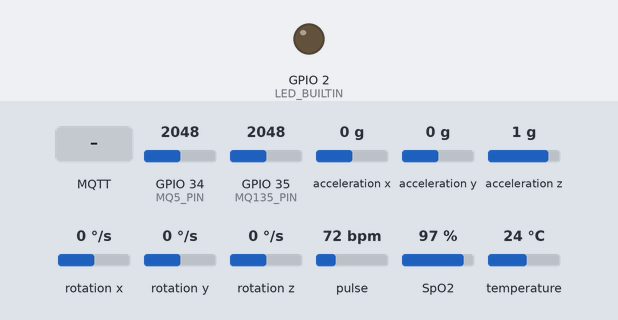
A sketch run on a simulated ESP32. Parts: output pins drawn as LEDs (lit = HIGH). The inputs (shaded band) are chosen by the test bench; at power-on: GPIO 34 (MQ5_PIN) = 2048, GPIO 35 (MQ135_PIN) = 2048, acceleration x 0 g, acceleration y 0 g, acceleration z 1 g, rotation x 0 °/s, rotation y 0 °/s, rotation z 0 °/s, pulse 72 bpm, SpO2 97 %, temperature 24 °C. WiFi joins after 1.5 s; servers stay silent unless stated; the local clock reads 2024-03-15 10:24:30 at power-on unless the sketch sets it; no MQTT or app messages arrive unless stated; what the sketch prints to the serial monitor is not drawn.

Above: at 16.9 s.
17.0 s: MQTT message "restart" arrives on the first subscribed topic
At 21.51 s:
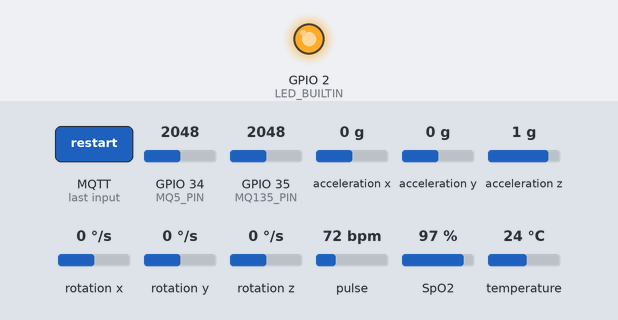
43.6 s: MQTT message "status" arrives on the first subscribed topic
Timing chart, 0 to 59.3 s (numbered marks = the images above; inputs shaded):
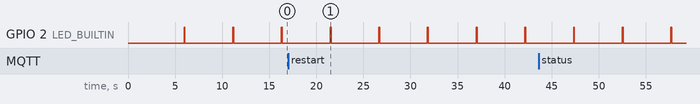

The sketch:

main.ino
```cpp
/*
 * AIoT-Based Depression Early Risk Monitoring System
 * ESP32 Firmware - Sensor Integration
 *
 * Sensors:
 *   - MAX30102: Heart Rate + SpO2 (I2C: SDA=21, SCL=22)
 *   - MPU6050:  Accelerometer + Gyroscope (I2C: SDA=21, SCL=22)
 *   - MQ5:      Gas Sensor - LPG/Methane (Analog: GPIO34)
 *   - MQ135:    Air Quality Sensor (Analog: GPIO35)
 *
 * Communication: WiFi + MQTT
 * Topic: depression/sensors/{DEVICE_ID}/data
 */

#include <Arduino.h>
#include <WiFi.h>
#include <PubSubClient.h>
#include <ArduinoJson.h>
#include <Wire.h>
#include "MAX30105.h"
#include "heartRate.h"
#include "spo2_algorithm.h"
#include <Adafruit_MPU6050.h>
#include <Adafruit_Sensor.h>
#include <time.h>

// ============================================================
// CONFIGURATION - EDIT THESE VALUES
// ============================================================
const char* WIFI_SSID     = "YOUR_WIFI_SSID";
const char* WIFI_PASSWORD = "YOUR_WIFI_PASSWORD";
const char* MQTT_BROKER   = "192.168.1.100";  // Your server IP
const int   MQTT_PORT     = 1883;
const char* MQTT_USER     = "";
const char* MQTT_PASS     = "";
const char* DEVICE_ID     = "esp32_001";

// ============================================================
// PIN DEFINITIONS
// ============================================================
#define MQ5_PIN      34   // Analog input
#define MQ135_PIN    35   // Analog input
#define LED_BUILTIN  2    // Onboard LED for status
#define SDA_PIN      21
#define SCL_PIN      22

// ============================================================
// SENSOR OBJECTS
// ============================================================
MAX30105 particleSensor;
Adafruit_MPU6050 mpu;

// ============================================================
// NETWORK OBJECTS
// ============================================================
WiFiClient espClient;
PubSubClient mqttClient(espClient);

// ============================================================
// MQTT TOPICS
// ============================================================
char topicData[64];
char topicStatus[64];
char topicCommand[64];

// ============================================================
// SENSOR DATA STRUCT
// ============================================================
struct SensorData {
  float heart_rate;
  float spo2;
  float accel_x, accel_y, accel_z;
  float gyro_x, gyro_y, gyro_z;
  int   mq5_value;
  int   mq135_value;
  float activity_level;
  float temperature;
  unsigned long timestamp;
  bool  hr_valid;
  bool  spo2_valid;
};

SensorData currentData;

// ============================================================
// MAX30102 VARIABLES
// ============================================================
const byte RATE_SIZE = 4;
byte rates[RATE_SIZE];
byte rateSpot = 0;
long lastBeat = 0;
float beatsPerMinute;
int beatAvg;

#define MAX_BRIGHTNESS 255
uint32_t irBuffer[100];
uint32_t redBuffer[100];
int32_t bufferLength = 100;
int32_t spo2;
int8_t  validSPO2;
int32_t heartRate;
int8_t  validHeartRate;

// ============================================================
// TIMING
// ============================================================
unsigned long lastSendTime    = 0;
const long    SEND_INTERVAL   = 5000;   // Send data every 5 seconds
unsigned long lastReconnect   = 0;
const long    RECONNECT_DELAY = 5000;

// ============================================================
// FUNCTION DECLARATIONS
// ============================================================
void connectWiFi();
void connectMQTT();
void mqttCallback(char* topic, byte* payload, unsigned int length);
void initSensors();
void readMAX30102();
void readMPU6050();
void readGasSensors();
void computeActivityLevel();
void sendSensorData();
void publishStatus(const char* status);
String buildJsonPayload();

// ============================================================
// SETUP
// ============================================================
void setup() {
  Serial.begin(115200);
  delay(1000);

  Serial.println("\n====================================");
  Serial.println(" AIoT Depression Monitoring System");
  Serial.println(" ESP32 Firmware v1.0");
  Serial.println("====================================\n");

  pinMode(LED_BUILTIN, OUTPUT);

  // Initialize I2C
  Wire.begin(SDA_PIN, SCL_PIN);
  Wire.setClock(400000);  // 400kHz I2C

  // Connect to WiFi
  connectWiFi();

  // Configure MQTT topics
  snprintf(topicData,    sizeof(topicData),    "depression/sensors/%s/data", DEVICE_ID);
  snprintf(topicStatus,  sizeof(topicStatus),  "depression/sensors/%s/status", DEVICE_ID);
  snprintf(topicCommand, sizeof(topicCommand), "depression/sensors/%s/command", DEVICE_ID);

  // Configure MQTT
  mqttClient.setServer(MQTT_BROKER, MQTT_PORT);
  mqttClient.setCallback(mqttCallback);
  mqttClient.setBufferSize(1024);

  // Connect MQTT
  connectMQTT();

  // Initialize sensors
  initSensors();

  // Configure NTP for timestamps
  configTime(0, 0, "pool.ntp.org", "time.nist.gov");

  Serial.println("System initialized and ready!\n");
  publishStatus("online");
}

// ============================================================
// MAIN LOOP
// ============================================================
void loop() {
  // Maintain MQTT connection
  if (!mqttClient.connected()) {
    unsigned long now = millis();
    if (now - lastReconnect > RECONNECT_DELAY) {
      lastReconnect = now;
      connectMQTT();
    }
  }
  mqttClient.loop();

  // Read sensor data continuously (MAX30102 needs continuous reading)
  readMAX30102();

  // Send data at regular intervals
  unsigned long now = millis();
  if (now - lastSendTime > SEND_INTERVAL) {
    lastSendTime = now;

    // Read all sensors
    readMPU6050();
    readGasSensors();
    computeActivityLevel();

    // Get timestamp
    time_t t = time(nullptr);
    currentData.timestamp = (unsigned long)t;

    // Publish data
    sendSensorData();

    // Blink LED to indicate data sent
    digitalWrite(LED_BUILTIN, HIGH);
    delay(100);
    digitalWrite(LED_BUILTIN, LOW);
  }
}

// ============================================================
// WIFI CONNECTION
// ============================================================
void connectWiFi() {
  Serial.print("Connecting to WiFi: ");
  Serial.println(WIFI_SSID);

  WiFi.mode(WIFI_STA);
  WiFi.begin(WIFI_SSID, WIFI_PASSWORD);

  int attempts = 0;
  while (WiFi.status() != WL_CONNECTED && attempts < 30) {
    delay(500);
    Serial.print(".");
    attempts++;
  }

  if (WiFi.status() == WL_CONNECTED) {
    Serial.println("\nWiFi connected!");
    Serial.print("IP Address: ");
    Serial.println(WiFi.localIP());
  } else {
    Serial.println("\nWiFi connection failed! Restarting...");
    delay(3000);
    ESP.restart();
  }
}

// ============================================================
// MQTT CONNECTION
// ============================================================
void connectMQTT() {
  Serial.print("Connecting to MQTT broker: ");
  Serial.println(MQTT_BROKER);

  String clientId = "ESP32-" + String(DEVICE_ID);

  bool connected;
  if (strlen(MQTT_USER) > 0) {
    connected = mqttClient.connect(clientId.c_str(), MQTT_USER, MQTT_PASS,
                                    topicStatus, 0, true, "offline");
  } else {
    connected = mqttClient.connect(clientId.c_str(),
                                    nullptr, nullptr,
                                    topicStatus, 0, true, "offline");
  }

  if (connected) {
    Serial.println("MQTT connected!");
    mqttClient.subscribe(topicCommand);
    publishStatus("online");
  } else {
    Serial.print("MQTT connection failed, rc=");
    Serial.println(mqttClient.state());
  }
}

// ============================================================
// MQTT CALLBACK (handle incoming commands)
// ============================================================
void mqttCallback(char* topic, byte* payload, unsigned int length) {
  Serial.print("Message received on [");
  Serial.print(topic);
  Serial.print("]: ");

  char message[length + 1];
  memcpy(message, payload, length);
  message[length] = '\0';
  Serial.println(message);

  // Parse command JSON
  DynamicJsonDocument cmdDoc(256);
  DeserializationError error = deserializeJson(cmdDoc, message);

  if (!error) {
    const char* cmd = cmdDoc["command"];
    if (cmd) {
      if (strcmp(cmd, "restart") == 0) {
        Serial.println("Restart command received. Restarting...");
        delay(1000);
        ESP.restart();
      } else if (strcmp(cmd, "status") == 0) {
        publishStatus("online");
      }
    }
  }
}

// ============================================================
// SENSOR INITIALIZATION
// ============================================================
void initSensors() {
  // Initialize MAX30102
  Serial.print("Initializing MAX30102... ");
  if (particleSensor.begin(Wire, I2C_SPEED_FAST)) {
    particleSensor.setup();
    particleSensor.setPulseAmplitudeRed(0x0A);
    particleSensor.setPulseAmplitudeGreen(0);
    particleSensor.enableDIETEMPRDY();
    Serial.println("OK");
    currentData.hr_valid = false;
    currentData.spo2_valid = false;
  } else {
    Serial.println("FAILED - Check wiring");
    currentData.heart_rate = 0;
    currentData.spo2 = 0;
  }

  // Initialize MPU6050
  Serial.print("Initializing MPU6050... ");
  if (mpu.begin()) {
    mpu.setAccelerometerRange(MPU6050_RANGE_8_G);
    mpu.setGyroRange(MPU6050_RANGE_500_DEG);
    mpu.setFilterBandwidth(MPU6050_BAND_21_HZ);
    Serial.println("OK");
  } else {
    Serial.println("FAILED - Check wiring");
  }

  // Gas sensors - analog, no initialization needed
  Serial.println("Gas sensors (MQ5, MQ135): Ready (analog)");

  // Warm up gas sensors
  Serial.println("Warming up gas sensors (2 seconds)...");
  delay(2000);

  Serial.println("All sensors initialized!");
}

// ============================================================
// READ MAX30102 (Heart Rate + SpO2)
// ============================================================
void readMAX30102() {
  // Collect samples for SpO2 calculation
  // First collect 100 samples for SpO2
  for (byte i = 0; i < bufferLength; i++) {
    while (particleSensor.available() == false)
      particleSensor.check();

    redBuffer[i] = particleSensor.getRed();
    irBuffer[i]  = particleSensor.getIR();
    particleSensor.nextSample();
  }

  // Calculate SpO2
  maxim_heart_rate_and_oxygen_saturation(
    irBuffer, bufferLength, redBuffer,
    &spo2, &validSPO2, &heartRate, &validHeartRate
  );

  if (validHeartRate && heartRate > 20 && heartRate < 220) {
    currentData.heart_rate = (float)heartRate;
    currentData.hr_valid = true;
  } else {
    // Try beat detection fallback
    long irValue = particleSensor.getIR();
    if (checkForBeat(irValue)) {
      long delta = millis() - lastBeat;
      lastBeat = millis();
      beatsPerMinute = 60 / (delta / 1000.0);

      if (beatsPerMinute < 255 && beatsPerMinute > 20) {
        rates[rateSpot++] = (byte)beatsPerMinute;
        rateSpot %= RATE_SIZE;

        beatAvg = 0;
        for (byte x = 0; x < RATE_SIZE; x++) beatAvg += rates[x];
        beatAvg /= RATE_SIZE;

        currentData.heart_rate = beatAvg;
        currentData.hr_valid = (beatAvg > 20);
      }
    }
  }

  if (validSPO2 && spo2 > 0 && spo2 <= 100) {
    currentData.spo2 = (float)spo2;
    currentData.spo2_valid = true;
  }

  // Read temperature from MAX30102
  currentData.temperature = particleSensor.readTemperature();
}

// ============================================================
// READ MPU6050 (Accelerometer + Gyroscope)
// ============================================================
void readMPU6050() {
  sensors_event_t a, g, temp;
  mpu.getEvent(&a, &g, &temp);

  currentData.accel_x = a.acceleration.x;
  currentData.accel_y = a.acceleration.y;
  currentData.accel_z = a.acceleration.z;
  currentData.gyro_x  = g.gyro.x;
  currentData.gyro_y  = g.gyro.y;
  currentData.gyro_z  = g.gyro.z;
}

// ============================================================
// READ GAS SENSORS (MQ5 + MQ135)
// ============================================================
void readGasSensors() {
  // Average 10 readings for stability
  long mq5Sum = 0, mq135Sum = 0;
  for (int i = 0; i < 10; i++) {
    mq5Sum   += analogRead(MQ5_PIN);
    mq135Sum += analogRead(MQ135_PIN);
    delay(10);
  }
  currentData.mq5_value   = (int)(mq5Sum / 10);
  currentData.mq135_value = (int)(mq135Sum / 10);
}

// ============================================================
// COMPUTE ACTIVITY LEVEL (0-10 from accelerometer)
// ============================================================
void computeActivityLevel() {
  float magnitude = sqrt(
    currentData.accel_x * currentData.accel_x +
    currentData.accel_y * currentData.accel_y +
    currentData.accel_z * currentData.accel_z
  );

  // Subtract gravity (approx 9.8 m/s²) to get motion magnitude
  float motion = abs(magnitude - 9.8);

  // Scale to 0-10
  float activity = constrain(motion * 2.0, 0.0, 10.0);
  currentData.activity_level = activity;
}

// ============================================================
// SEND SENSOR DATA VIA MQTT
// ============================================================
void sendSensorData() {
  if (!mqttClient.connected()) {
    Serial.println("MQTT not connected, skipping data send");
    return;
  }

  String payload = buildJsonPayload();

  Serial.print("Publishing to [");
  Serial.print(topicData);
  Serial.println("]:");
  Serial.println(payload);

  bool success = mqttClient.publish(topicData, payload.c_str(), true);
  if (success) {
    Serial.println("Data published successfully!");
  } else {
    Serial.println("Publish failed!");
  }
}

// ============================================================
// BUILD JSON PAYLOAD
// ============================================================
String buildJsonPayload() {
  DynamicJsonDocument doc(512);

  doc["device_id"]     = DEVICE_ID;
  doc["timestamp"]     = currentData.timestamp;

  // Heart Rate & SpO2
  doc["heart_rate"]    = currentData.hr_valid ? currentData.heart_rate : 0;
  doc["spo2"]          = currentData.spo2_valid ? currentData.spo2 : 0;
  doc["hr_valid"]      = currentData.hr_valid;
  doc["spo2_valid"]    = currentData.spo2_valid;
  doc["temperature"]   = currentData.temperature;

  // Motion Data
  doc["accel_x"]       = round(currentData.accel_x * 100.0) / 100.0;
  doc["accel_y"]       = round(currentData.accel_y * 100.0) / 100.0;
  doc["accel_z"]       = round(currentData.accel_z * 100.0) / 100.0;
  doc["gyro_x"]        = round(currentData.gyro_x * 100.0) / 100.0;
  doc["gyro_y"]        = round(currentData.gyro_y * 100.0) / 100.0;
  doc["gyro_z"]        = round(currentData.gyro_z * 100.0) / 100.0;
  doc["activity_level"] = round(currentData.activity_level * 10.0) / 10.0;

  // Gas Sensors
  doc["mq5_value"]     = currentData.mq5_value;
  doc["mq135_value"]   = currentData.mq135_value;

  // WiFi signal strength
  doc["rssi"]          = WiFi.RSSI();

  String output;
  serializeJson(doc, output);
  return output;
}

// ============================================================
// PUBLISH DEVICE STATUS
// ============================================================
void publishStatus(const char* status) {
  DynamicJsonDocument doc(256);
  doc["device_id"] = DEVICE_ID;
  doc["status"]    = status;
  doc["ip"]        = WiFi.localIP().toString();
  doc["rssi"]      = WiFi.RSSI();
  doc["uptime"]    = millis() / 1000;

  String payload;
  serializeJson(doc, payload);

  mqttClient.publish(topicStatus, payload.c_str(), true);
}
```

Measured:
- by itself, GPIO 2 (LED_BUILTIN): alternates HIGH for 0.10 s and LOW for 5.1 s
